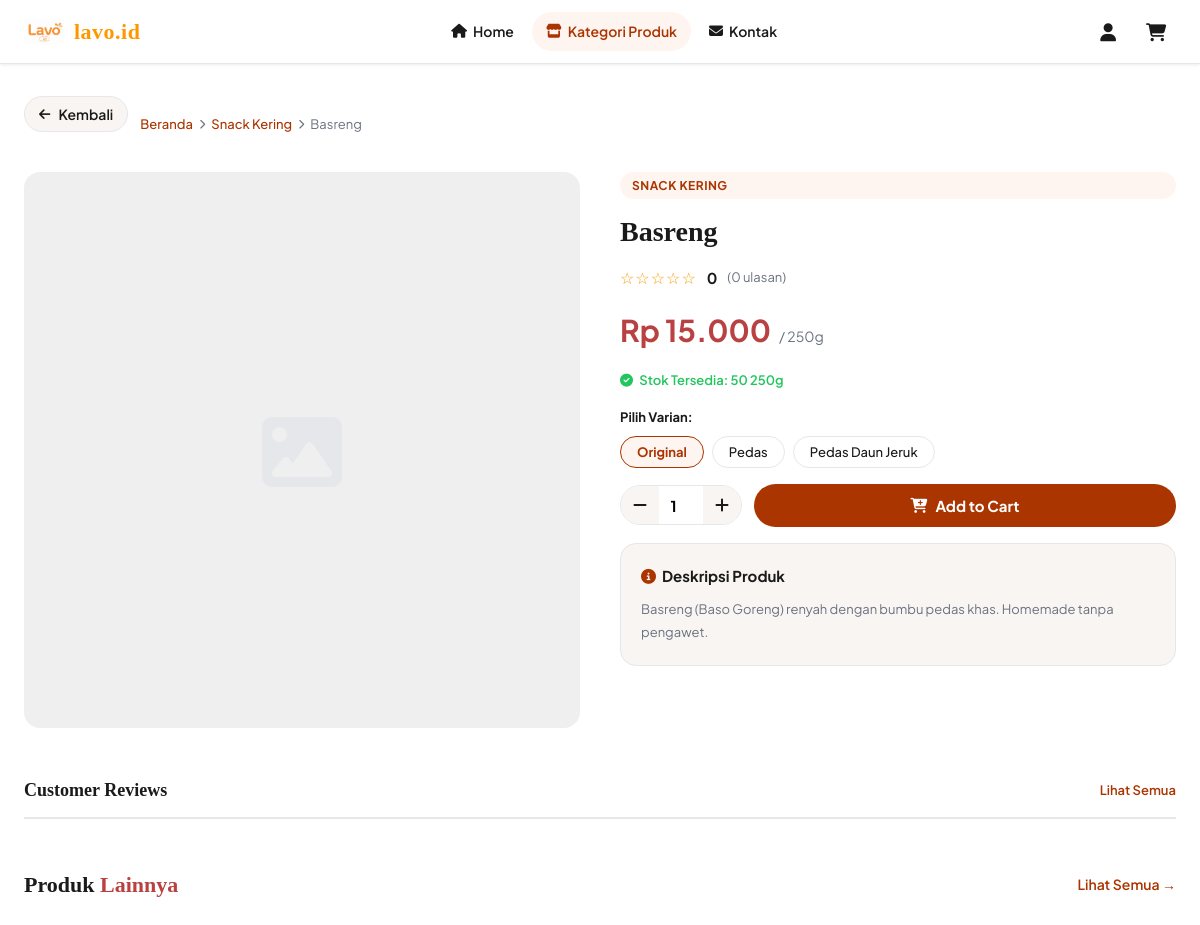
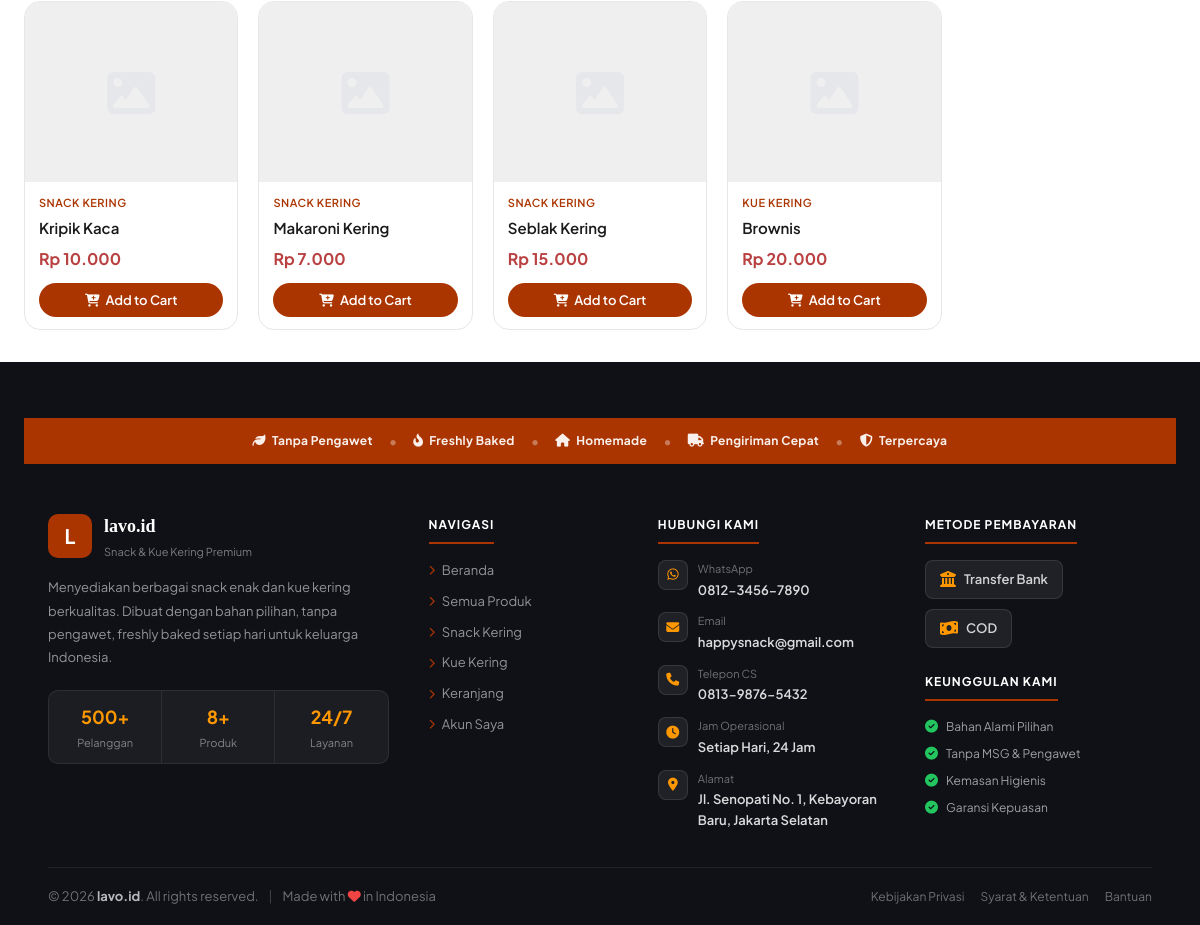
/produk.php?id=1, run on the app's committed database (2 pictures, top to bottom).
### tables this page shows
CREATE TABLE IF NOT EXISTS `produk` (
  `id_produk`   INT(11)        NOT NULL AUTO_INCREMENT,
  `id_kategori` INT(11)        NOT NULL,
  `nama`        VARCHAR(150)   NOT NULL,
  `harga`       DECIMAL(10,2)  NOT NULL,
  `satuan`      VARCHAR(20)    NOT NULL DEFAULT 'pcs',
  `stok`        INT(11)        NOT NULL DEFAULT 0,
  `deskripsi`   TEXT           DEFAULT NULL,
  `gambar`      VARCHAR(255)   DEFAULT NULL,
  `created_at`  TIMESTAMP      NOT NULL DEFAULT CURRENT_TIMESTAMP,
  PRIMARY KEY (`id_produk`),
  FOREIGN KEY (`id_kategori`) REFERENCES `kategori`(`id_kategori`) ON DELETE CASCADE
);

CREATE TABLE IF NOT EXISTS `kategori` (
  `id_kategori` INT(11)      NOT NULL AUTO_INCREMENT,
  `nama`        VARCHAR(100) NOT NULL,
  PRIMARY KEY (`id_kategori`)
);

### includes/functions.php (called while the page is built, shortened)
<?php
function getProdukAll($conn, $limit = 0) {
    $sql = "SELECT p.id_produk AS id, p.nama, p.harga, p.satuan, p.stok, p.gambar,
                   k.nama AS kategori
            FROM produk p
            JOIN kategori k ON p.id_kategori = k.id_kategori
            ORDER BY k.id_kategori, p.nama";
    if ($limit > 0) $sql .= " LIMIT $limit";
    $res = mysqli_query($conn, $sql);
    $data = [];
    while ($row = mysqli_fetch_assoc($res)) $data[] = $row;
    return $data;
}
function getProdukById($conn, $id) {
    $stmt = mysqli_prepare($conn,
        "SELECT p.*, k.nama AS kategori
         FROM produk p
         JOIN kategori k ON p.id_kategori = k.id_kategori
         WHERE p.id_produk = ?");
    mysqli_stmt_bind_param($stmt, 'i', $id);
    mysqli_stmt_execute($stmt);
    $res = mysqli_stmt_get_result($stmt);
    $row = mysqli_fetch_assoc($res);
    return $row;
}
function getVarianProduk($conn, $id_produk) {
    $stmt = mysqli_prepare($conn,
        "SELECT nama FROM varian_produk WHERE id_produk = ? ORDER BY id_varian");
    mysqli_stmt_bind_param($stmt, 'i', $id_produk);
    mysqli_stmt_execute($stmt);
    $res = mysqli_stmt_get_result($stmt);
    $data = [];
    while ($row = mysqli_fetch_assoc($res)) $data[] = $row['nama'];
    return $data;
}
function getUlasanProduk($conn, $id_produk, $limit = 5) {
    $stmt = mysqli_prepare($conn,
        "SELECT u.rating, u.komentar, u.foto, u.created_at, usr.nama
         FROM ulasan u
         JOIN user usr ON u.id_user = usr.id_user
         WHERE u.id_produk = ?
         ORDER BY u.created_at DESC
         LIMIT ?");
    mysqli_stmt_bind_param($stmt, 'ii', $id_produk, $limit);
    mysqli_stmt_execute($stmt);
    $res  = mysqli_stmt_get_result($stmt);
    $data = [];
    return $data;
}
function getRatingRataRata($conn, $id_produk) {
    $stmt = mysqli_prepare($conn,
        "SELECT ROUND(AVG(rating),1) AS avg_rating, COUNT(*) AS total
         FROM ulasan WHERE id_produk = ?");
    mysqli_stmt_bind_param($stmt, 'i', $id_produk);
    mysqli_stmt_execute($stmt);
    $res = mysqli_stmt_get_result($stmt);
    $row = mysqli_fetch_assoc($res);
    return $row;
}

### produk.php (the view, shortened to what this page needs)
<?php
include 'koneksi.php';
include 'includes/functions.php';
$id   = (int)($_GET['id'] ?? 0);
$produk = getProdukById($conn, $id);
$produk['id']     = $produk['id_produk'];
$varian           = getVarianProduk($conn, $id);
$produk['varian'] = $varian;
$rating_data      = getRatingRataRata($conn, $id);
$produk['rating'] = $rating_data['avg_rating'] ?? 0;
$reviews_db = getUlasanProduk($conn, $id);
$reviews    = array_map(fn($r) => [
    'nama'     => $r['nama'],
    'rating'   => $r['rating'],
    'komentar' => $r['komentar'],
    'foto'     => $r['foto'] ?? null,
    'tanggal'  => date('d M Y', strtotime($r['created_at'])),
], $reviews_db);
$produk_lain = array_filter(getProdukAll($conn, 8), fn($p) => $p['id'] != $id);
$produk_lain = array_slice($produk_lain, 0, 4);
?>
<!DOCTYPE html>
<html lang="id">
<head>
  <link rel="stylesheet" href="style.css">
  <link rel="stylesheet" href="https://cdnjs.cloudflare.com/ajax/libs/font-awesome/6.4.0/css/all.min.css">
</head>
<body>
<?php include 'includes/navbar.php'; ?>
<div class="produk-detail-page">
  <div style="display:flex;align-items:center;gap:12px;margin-bottom:20px;flex-wrap:wrap;">
    <button class="btn-back" onclick="history.back()">
      <i class="fa fa-arrow-left"></i> Kembali
    </button>
    <div class="breadcrumb" style="margin-bottom:0;">
      <a href="index.php">Beranda</a>
      <i class="fa fa-chevron-right"></i>
      <a href="kategori.php?kategori=<?= urlencode($produk['kategori']) ?>"><?= htmlspecialchars($produk['kategori']) ?></a>
      <i class="fa fa-chevron-right"></i>
      <span><?= htmlspecialchars($produk['nama']) ?></span>
    </div>
  </div>
  <div class="produk-detail-grid">
    <div class="produk-img-wrap">
      <?php if (!empty($produk['gambar'])): ?>
        <img src="uploads/<?= htmlspecialchars($produk['gambar']) ?>" alt="<?= htmlspecialchars($produk['nama']) ?>">
      <?php else: ?>
        <span class="produk-img-placeholder"><i class="fa fa-image"></i></span>
      <?php endif; ?>
    </div>
    <div class="produk-info">
      <span class="produk-kategori-tag"><?= htmlspecialchars($produk['kategori']) ?></span>
      <h1 class="produk-nama"><?= htmlspecialchars($produk['nama']) ?></h1>
      <div class="produk-rating-row">
        <div class="stars">
          <?php
          $r = round($produk['rating']);
          for ($i = 1; $i <= 5; $i++) echo $i <= $r ? '★' : '☆';
          ?>
        </div>
        <span class="rating-val"><?= $produk['rating'] ?></span>
        <span class="rating-count">(<?= count($reviews) ?> ulasan)</span>
      </div>
      <div class="produk-harga-row">
        <span class="produk-harga">Rp <?= number_format($produk['harga'], 0, ',', '.') ?></span>
        <span class="produk-satuan">/ <?= $produk['satuan'] ?></span>
      </div>
      <div class="produk-stok">
        <i class="fa fa-check-circle"></i> Stok Tersedia: <?= $produk['stok'] ?> <?= $produk['satuan'] ?>
      </div>
      <?php if (!empty($produk['varian'])): ?>
      <div>
        <div class="varian-label">Pilih Varian:</div>
        <div class="varian-list">
          <?php foreach ($produk['varian'] as $i => $v): ?>
            <button class="varian-btn <?= $i === 0 ? 'active' : '' ?>"
                    onclick="pilihVarian(this, '<?= htmlspecialchars($v) ?>')">
              <?= htmlspecialchars($v) ?>
            </button>
          <?php endforeach; ?>
        </div>
      </div>
      <?php endif; ?>
      <div class="qty-cart-row">
        <div class="qty-control">
          <button class="qty-btn" onclick="ubahQty(-1)"><i class="fa fa-minus"></i></button>
          <input type="number" class="qty-val" id="qty" value="1" min="1" max="<?= $produk['stok'] ?>">
          <button class="qty-btn" onclick="ubahQty(1)"><i class="fa fa-plus"></i></button>
        </div>
        <button class="btn-add-cart" onclick="addToCart(<?= $produk['id'] ?>)">
          <i class="fa fa-cart-plus"></i> Add to Cart
        </button>
      </div>
      <div class="produk-desc-box">
        <h4><i class="fa fa-info-circle" style="color:var(--primary);margin-right:6px;"></i>Deskripsi Produk</h4>
        <p><?= htmlspecialchars($produk['deskripsi']) ?></p>
      </div>
    </div>
  </div>
  <div class="reviews-section">
    <div class="reviews-header">
      <h3>Customer Reviews</h3>
      <a href="#">Lihat Semua</a>
    </div>
  </div>
  <div class="produk-lain">
    <div class="section-header">
      <h2 class="section-title">Produk <span>Lainnya</span></h2>
      <a href="kategori.php" class="section-link">Lihat Semua →</a>
    </div>
    <div class="produk-grid">
      <?php
      $lain = array_filter($produk_lain, fn($p) => $p['id'] != $produk['id']);
      $lain = array_slice($lain, 0, 4);
      foreach ($lain as $p):
      ?>
      <a href="produk.php?id=<?= $p['id'] ?>" class="produk-card">
        <div class="produk-card-img">
          <?php if (!empty($p['gambar'])): ?>
            <img src="uploads/<?= htmlspecialchars($p['gambar']) ?>" alt="<?= htmlspecialchars($p['nama']) ?>" style="width:100%;height:100%;object-fit:cover;">
          <?php else: ?>
            <span class="img-placeholder"><i class="fa fa-image"></i></span>
          <?php endif; ?>
        </div>
        <div class="produk-card-body">
          <div class="produk-card-kategori"><?= htmlspecialchars($p['kategori']) ?></div>
          <div class="produk-card-nama"><?= htmlspecialchars($p['nama']) ?></div>
          <div class="produk-card-harga">Rp <?= number_format($p['harga'], 0, ',', '.') ?></div>
          <button class="btn-cart" onclick="addToCart(event, <?= $p['id'] ?>)">
            <i class="fa fa-cart-plus"></i> Add to Cart
          </button>
        </div>
      </a>
      <?php endforeach; ?>
    </div>
  </div>
</div>
<?php include 'includes/footer.php'; ?>
</body>
</html>

### style.css (style rules this page uses)
:root { --primary: #AB3500; --primary-dark: #8a2a00; --primary-light: #d44200; --accent: #FF9800; --accent-light: #FFD180; --text-red: #B94141; --text-dark: #1a1a1a; --text-muted: #6b7280; --bg-white: #ffffff; --bg-light: #f9f5f2; --bg-card: #efefef; --border: #e5e7eb; --success: #22c55e; --radius-sm: 8px; --radius-md: 16px; --radius-lg: 24px; --radius-full: 9999px; --shadow-sm: 0 1px 3px rgba(0,0,0,0.08); --shadow-md: 0 4px 12px rgba(0,0,0,0.12); --shadow-lg: 0 8px 24px rgba(0,0,0,0.15); --font-main: 'Plus Jakarta Sans', sans-serif; --transition: 0.2s ease; }
*, *::before, *::after { box-sizing: border-box; margin: 0; padding: 0; }
html { scroll-behavior: smooth; }
body { font-family: var(--font-main); font-size: 15px; color: var(--text-dark); background: var(--bg-white); line-height: 1.6; }
a { text-decoration: none; color: inherit; }
button { cursor: pointer; border: none; background: none; font-family: inherit; }
input, textarea, select { font-family: inherit; }
.section-header { display: flex; align-items: center; justify-content: space-between; margin-bottom: 24px; }
.section-title { font-size: 22px; font-weight: 700; color: var(--text-dark); font-family: 'Times New Roman', serif; }
.section-title span { color: var(--text-red); }
.section-link { font-size: 14px; font-weight: 600; color: var(--primary); transition: color var(--transition); }
.produk-grid { display: grid; grid-template-columns: repeat(auto-fill, minmax(200px, 1fr)); gap: 20px; }
.produk-card { background: var(--bg-white); border: 1px solid var(--border); border-radius: var(--radius-md); overflow: hidden; transition: transform var(--transition), box-shadow var(--transition); cursor: pointer; }
.produk-card-img { width: 100%; height: 180px; background: var(--bg-card); overflow: hidden; display: flex; align-items: center; justify-content: center; }
.produk-card-img .img-placeholder { font-size: 48px; color: var(--border); }
.produk-card-body { padding: 12px 14px; }
.produk-card-kategori { font-size: 11px; font-weight: 600; color: var(--primary); text-transform: uppercase; letter-spacing: 0.5px; margin-bottom: 4px; }
.produk-card-nama { font-size: 15px; font-weight: 600; color: var(--text-dark); margin-bottom: 6px; white-space: nowrap; overflow: hidden; text-overflow: ellipsis; }
.produk-card-harga { font-size: 16px; font-weight: 700; color: var(--text-red); margin-bottom: 12px; }
.btn-cart { width: 100%; background: var(--primary); color: white; border-radius: var(--radius-lg); padding: 9px 0; font-size: 13px; font-weight: 600; display: flex; align-items: center; justify-content: center; gap: 6px; transition: background var(--transition); }
.btn-back { display: inline-flex; align-items: center; gap: 8px; color: var(--text-dark); font-size: 14px; font-weight: 600; padding: 8px 14px; border-radius: var(--radius-full); background: var(--bg-light); border: 1px solid var(--border); cursor: pointer; transition: all var(--transition); text-decoration: none; margin-bottom: 20px; }
.btn-back i { font-size: 13px; }

### data on the page
produk: id_kategori.nama "Snack Kering", nama "Basreng", id_kategori.nama "SNACK KERING", harga "15.000", satuan "250g", stok "50", deskripsi "Basreng (Baso Goreng) renyah dengan bumbu pedas khas. Homemade tanpa pengawet."
produk: id_kategori.nama "SNACK KERING", nama "Kripik Kaca", harga "10.000"
produk: id_kategori.nama "SNACK KERING", nama "Makaroni Kering", harga "7.000"
produk: id_kategori.nama "SNACK KERING", nama "Seblak Kering", harga "15.000"
produk: id_kategori.nama "KUE KERING", nama "Brownis", harga "20.000"

### other printed values
$produk['rating'] "0"
count($reviews) "0"
$v "Original"
$v "Pedas"
$v "Pedas Daun Jeruk"
